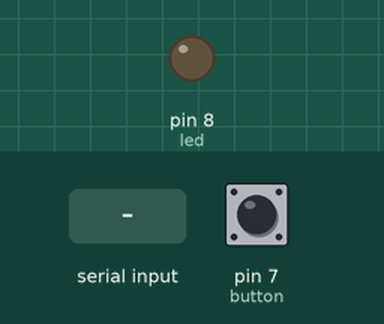
Bench run of a sketch on a simulated Arduino Uno, built with avr-gcc and run on an emulated ATmega328P. Parts: output pins drawn as LEDs (lit = HIGH). The inputs (shaded band) are chosen by the test bench; at power-on: pin 7 (button) LOW. What the sketch prints to the serial monitor is not drawn.

Above: at 1.2 s.
1.3 s: byte 30 received over Serial
At 1.7 s:
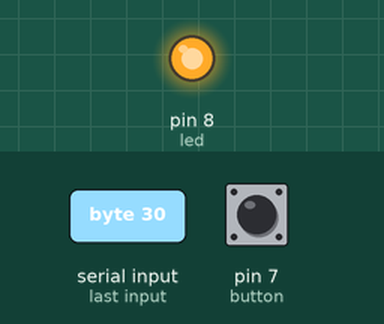
2.8 s: pin 7 (button) pulled HIGH for 0.15 s
4.4 s: pin 7 (button) pulsed HIGH 2 times (0.12 s each, 0.3 s apart)
Timing chart, 0 to 7.4 s (numbered marks = the images above; inputs shaded):
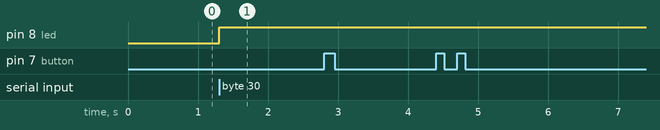

The sketch:

6.ino
```cpp
// 1- Tanuj Dave - 665028452
// 2- Lab 6
// 3- Description - make leds lit based on the amount of light received by the photoreceiver
// 4- Hardware working properly and lab demo circuit
// 5- https://create.arduino.cc/projecthub/SBR/working-with-an-led-and-a-push-button-71d8c1 https://www.arduino.cc/en/reference/serial
// 6- Demo: 3/28/2022 4:23 pm grader: Anjani


// declaring variables for led and button
int led = 8;
int button = 7;

// state of the led
int s = 0;
int b = 0; // reading serial
boolean bp = true; // button pressed tracker

void setup() {
  // put your setup code here, to run once:
  Serial.begin(9600);
  pinMode(led, OUTPUT);
  pinMode(button, INPUT);
}

void loop() {
  // put your main code here, to run repeatedly:
  if (Serial.available()) { // if other arduino sent something
    int a = Serial.read();
    if (a) { // if its 1
      s = (s+1)%2; // change the state
      if (s) {
        digitalWrite(led, HIGH); // if state is 1 light the led
      } else {
        digitalWrite(led, LOW); // if state is 0 turn off the led
      }
    }
  }

  b = digitalRead(button); // read the button

  if (b == HIGH && bp) { // if button is pressed and previpusly was not pressed
    Serial.write(1); // send signal to other arduino
    bp = false;
  }

  if (b == LOW){ // if the button is low
    bp = true; // set button pressed to true
  }

  delay(10);
}
```

Measured:
- after the input at 1.3 s, pin 8 (led): LOW → HIGH at once
- after the input at 2.8 s, every drawn part: stays the same
- after the input at 4.4 s, every drawn part: stays the same
